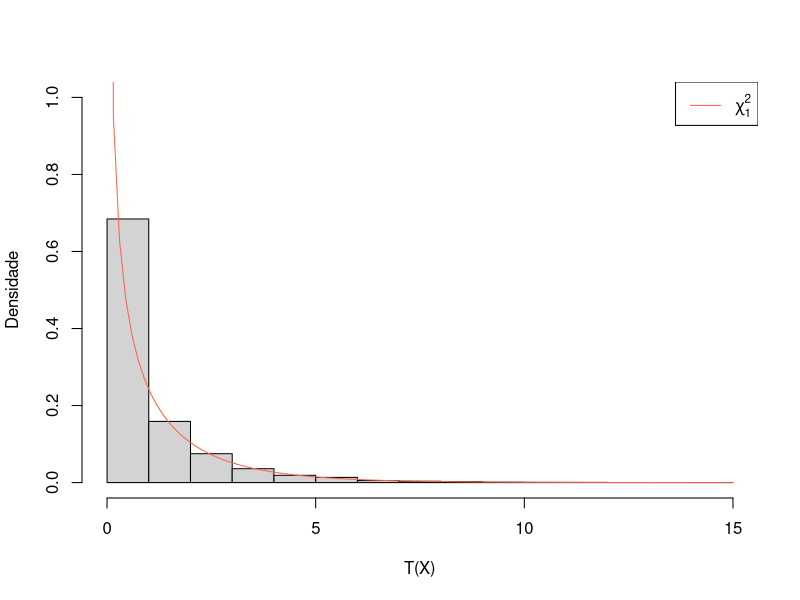
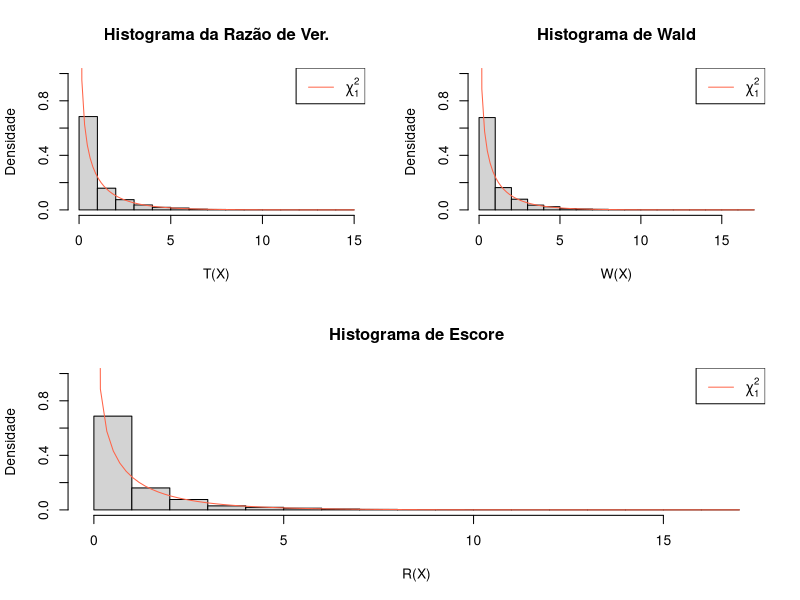
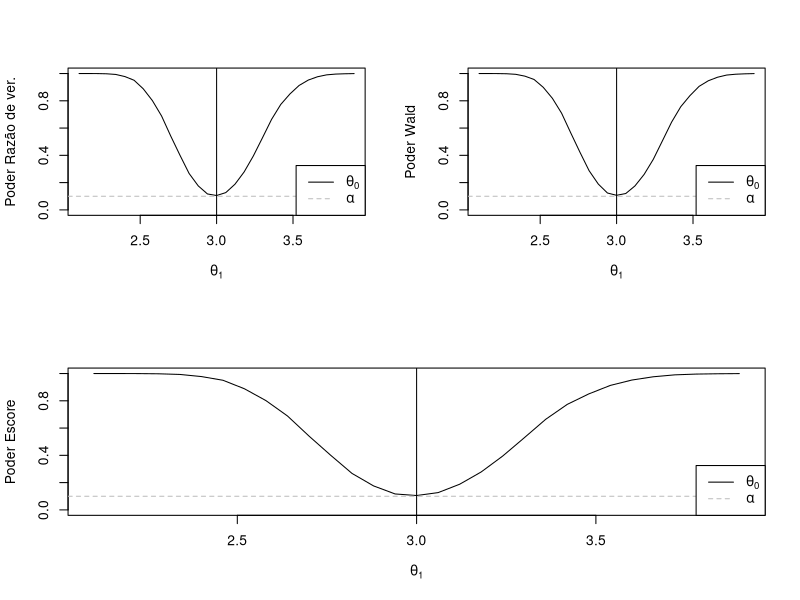

Source code (R) for these figures, in order:
## ---- chunk 1
#| label: fig-testes-gerais-tx-sob-h0-r
#| fig-cap: 'Histograma de $T(\boldsymbol{X}_n)$ sob $\mathcal{H}_0$'
# Seja Xn a.a. de X ~ Pois(θ)
# H0: θ = θ_0
# H1: θ ≠ θ_0
set.seed(96)
n <- 100
theta_0 <- 3
MC <- 10000

# Cada linha da matriz representa uma amostra gerada sob H0
amostras <- matrix(rpois(MC * n, lambda = theta_0), nrow = MC)
xbar <- rowMeans(amostras)
xlogx <- numeric(length(xbar))
positivos <- xbar > 0
xlogx[positivos] <- xbar[positivos] * log(xbar[positivos])
TX <- 2 * n * (theta_0 - xbar - xbar * log(theta_0) + xlogx)

quantil <- qchisq(0.9, df = 1)
rejeita <- TX > quantil
cat(sprintf(
  "Probabilidade do Erro Tipo I com α = 10%%: %.2f%%\n",
  mean(rejeita) * 100
))

hist(
  TX, probability = TRUE, breaks = 20,
  xlab = "T(X)", ylab = "Densidade", main = "", ylim = c(0, 1)
)
curve(dchisq(x, df = 1), from = 0.001, add = TRUE, col = "tomato")
legend("topright", legend = expression(chi[1]^2), col = "tomato", lty = 1)
invisible(NULL)
## ---- chunk 2
#| output: false
# Razão de verossimilhanças
# Seja Xn a.a. de X ~ Pois(θ)
# H0: θ = θ_0
# H1: θ ≠ θ_0
set.seed(96)
n <- 100
alpha <- 0.1
MC <- 10000

xlogx <- function(x) {
  # Calcula x log(x), usando o limite 0 log(0) = 0.
  resultado <- numeric(length(x))
  positivos <- x > 0
  resultado[positivos] <- x[positivos] * log(x[positivos])
  resultado
}

medias_amostrais <- function(theta) {
  # Gera MC amostras de tamanho n e devolve suas médias.
  amostras <- matrix(rpois(MC * n, lambda = theta), nrow = MC)
  rowMeans(amostras)
}

razao <- function(theta, theta_0) {
  xbar <- medias_amostrais(theta)
  2 * n * (theta_0 - xbar - xbar * log(theta_0) + xlogx(xbar))
}

wald <- function(theta, theta_0) {
  xbar <- medias_amostrais(theta)
  W <- rep(Inf, MC)
  positivos <- xbar > 0
  W[positivos] <- n * (xbar[positivos] - theta_0)^2 / xbar[positivos]
  W
}

escore <- function(theta, theta_0) {
  xbar <- medias_amostrais(theta)
  informacao <- n / theta_0
  funcao_escore <- n * xbar / theta_0 - n
  funcao_escore^2 / informacao
}
## ---- chunk 3
#| label: fig-testes-gerais-comparacao-h0-r
#| fig-cap: 'Distribuições das estatísticas sob $\mathcal{H}_0$'
# Gerando sob H0
theta_0 <- 3
quantil <- qchisq(1 - alpha, df = 1)

# Probabilidade do erro tipo I, alpha = 10%, Razão
TX <- razao(theta_0, theta_0)
rejeita <- TX > quantil
cat(sprintf(
  "Probabilidade do Erro Tipo I com α = 10%% (Razão de Ver.): %.2f%%\n",
  mean(rejeita) * 100
))

# Probabilidade do erro tipo I, alpha = 10%, Wald
W <- wald(theta_0, theta_0)
rejeita <- W > quantil
cat(sprintf(
  "Probabilidade do Erro Tipo I com α = 10%% (Wald): %.2f%%\n",
  mean(rejeita) * 100
))

# Probabilidade do erro tipo I, alpha = 10%, Escore
R <- escore(theta_0, theta_0)
rejeita <- R > quantil
cat(sprintf(
  "Probabilidade do Erro Tipo I com α = 10%% (Escore): %.2f%%\n",
  mean(rejeita) * 100
))

histograma_com_chi <- function(valores, titulo, nome_x) {
  hist(
    valores, probability = TRUE, breaks = 20,
    main = titulo, xlab = nome_x, ylab = "Densidade", ylim = c(0, 1)
  )
  curve(dchisq(x, df = 1), from = 0.001, add = TRUE, col = "tomato")
  legend("topright", legend = expression(chi[1]^2), col = "tomato", lty = 1)
}

layout(matrix(c(1, 2, 3, 3), nrow = 2, byrow = TRUE))
histograma_com_chi(TX, "Histograma da Razão de Ver.", "T(X)")
histograma_com_chi(W, "Histograma de Wald", "W(X)")
histograma_com_chi(R, "Histograma de Escore", "R(X)")
layout(1)
invisible(NULL)
## ---- chunk 4
#| label: fig-testes-gerais-comparacao-h1-r
#| fig-cap: 'Funções poder dos três testes sob $\mathcal{H}_1$'
# Gerando sob H1
estatisticas_poisson <- function(theta, theta_0) {
  # Se X_i ~ Pois(theta), a soma da amostra tem distribuição Pois(n * theta).
  totais <- rpois(MC, lambda = n * theta)
  xbar <- totais / n

  TX <- 2 * n * (theta_0 - xbar - xbar * log(theta_0) + xlogx(xbar))
  W <- ifelse(xbar == 0, Inf, n * (xbar - theta_0)^2 / xbar)
  R <- n * (xbar - theta_0)^2 / theta_0
  list(TX = TX, W = W, R = R)
}

delta_theta <- theta_0 * 0.3
valores_theta <- seq(theta_0 - delta_theta, theta_0 + delta_theta, length.out = 31)
poder_TX <- numeric(length(valores_theta))
poder_W <- numeric(length(valores_theta))
poder_R <- numeric(length(valores_theta))

for (i in seq_along(valores_theta)) {
  estatisticas <- estatisticas_poisson(valores_theta[i], theta_0)
  poder_TX[i] <- mean(estatisticas$TX > quantil)
  poder_W[i] <- mean(estatisticas$W > quantil)
  poder_R[i] <- mean(estatisticas$R > quantil)
}

# Probabilidades do erro tipo II em dois valores representativos sob H1
indices_beta <- c(
  which.min(abs(valores_theta - (theta_0 - delta_theta / 3))),
  which.min(abs(valores_theta - (theta_0 + delta_theta / 3)))
)
for (i in indices_beta) {
  cat(sprintf("theta_1 = %.2f:\n", valores_theta[i]))
  cat(sprintf("  β (Razão de Ver.) = %.4f\n", 1 - poder_TX[i]))
  cat(sprintf("  β (Wald) = %.4f\n", 1 - poder_W[i]))
  cat(sprintf("  β (Escore) = %.4f\n", 1 - poder_R[i]))
}

grafico_poder <- function(poder, nome_y) {
  plot(
    valores_theta, poder, type = "l", ylim = c(0, 1),
    xlab = expression(theta[1]), ylab = nome_y
  )
  abline(v = theta_0, col = "black")
  abline(h = alpha, col = "grey", lty = 2)
  legend(
    "bottomright", legend = c(expression(theta[0]), expression(alpha)),
    col = c("black", "grey"), lty = c(1, 2)
  )
}

layout(matrix(c(1, 2, 3, 3), nrow = 2, byrow = TRUE))
grafico_poder(poder_TX, "Poder Razão de ver.")
grafico_poder(poder_W, "Poder Wald")
grafico_poder(poder_R, "Poder Escore")
layout(1)
invisible(NULL)
